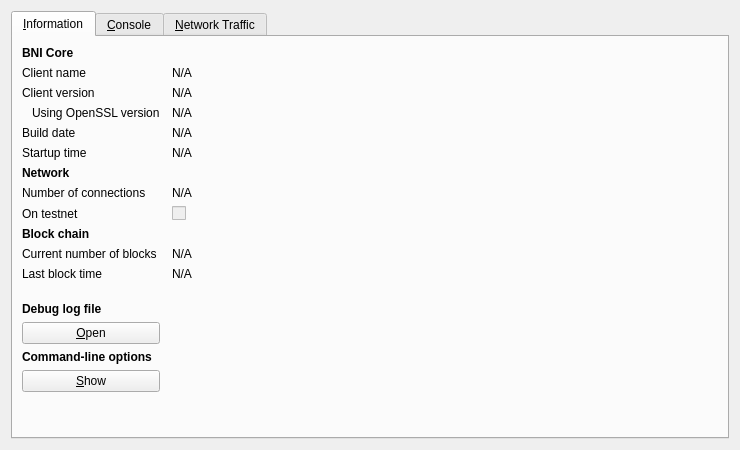
<?xml version="1.0" encoding="UTF-8"?>
<ui version="4.0">
 <class>RPCConsole</class>
 <widget class="QDialog" name="RPCConsole">
  <property name="geometry">
   <rect>
    <x>0</x>
    <y>0</y>
    <width>740</width>
    <height>450</height>
   </rect>
  </property>
  <property name="windowTitle">
   <string>BNI - Debug window</string>
  </property>
  <layout class="QVBoxLayout" name="verticalLayout_2">
   <item>
    <widget class="QTabWidget" name="tabWidget">
     <property name="currentIndex">
      <number>0</number>
     </property>
     <widget class="QWidget" name="tab_info">
      <attribute name="title">
       <string>&amp;Information</string>
      </attribute>
      <layout class="QGridLayout" name="gridLayout" columnstretch="0,1">
       <property name="horizontalSpacing">
        <number>12</number>
       </property>
       <item row="0" column="0">
        <widget class="QLabel" name="label_9">
         <property name="font">
          <font>
           <weight>75</weight>
           <bold>true</bold>
          </font>
         </property>
         <property name="text">
          <string>BNI Core</string>
         </property>
        </widget>
       </item>
       <item row="1" column="0">
        <widget class="QLabel" name="label_5">
         <property name="text">
          <string>Client name</string>
         </property>
        </widget>
       </item>
       <item row="1" column="1">
        <widget class="QLabel" name="clientName">
         <property name="cursor">
          <cursorShape>IBeamCursor</cursorShape>
         </property>
         <property name="text">
          <string>N/A</string>
         </property>
         <property name="textFormat">
          <enum>Qt::PlainText</enum>
         </property>
         <property name="textInteractionFlags">
          <set>Qt::LinksAccessibleByMouse|Qt::TextSelectableByKeyboard|Qt::TextSelectableByMouse</set>
         </property>
        </widget>
       </item>
       <item row="2" column="0">
        <widget class="QLabel" name="label_6">
         <property name="text">
          <string>Client version</string>
         </property>
        </widget>
       </item>
       <item row="2" column="1">
        <widget class="QLabel" name="clientVersion">
         <property name="cursor">
          <cursorShape>IBeamCursor</cursorShape>
         </property>
         <property name="text">
          <string>N/A</string>
         </property>
         <property name="textFormat">
          <enum>Qt::PlainText</enum>
         </property>
         <property name="textInteractionFlags">
          <set>Qt::LinksAccessibleByMouse|Qt::TextSelectableByKeyboard|Qt::TextSelectableByMouse</set>
         </property>
        </widget>
       </item>
       <item row="3" column="0">
        <widget class="QLabel" name="label_14">
         <property name="text">
          <string>Using OpenSSL version</string>
         </property>
         <property name="indent">
          <number>10</number>
         </property>
        </widget>
       </item>
       <item row="3" column="1">
        <widget class="QLabel" name="openSSLVersion">
         <property name="cursor">
          <cursorShape>IBeamCursor</cursorShape>
         </property>
         <property name="text">
          <string>N/A</string>
         </property>
         <property name="textFormat">
          <enum>Qt::PlainText</enum>
         </property>
         <property name="textInteractionFlags">
          <set>Qt::LinksAccessibleByMouse|Qt::TextSelectableByKeyboard|Qt::TextSelectableByMouse</set>
         </property>
        </widget>
       </item>
       <item row="4" column="0">
        <widget class="QLabel" name="label_12">
         <property name="text">
          <string>Build date</string>
         </property>
        </widget>
       </item>
       <item row="4" column="1">
        <widget class="QLabel" name="buildDate">
         <property name="cursor">
          <cursorShape>IBeamCursor</cursorShape>
         </property>
         <property name="text">
          <string>N/A</string>
         </property>
         <property name="textFormat">
          <enum>Qt::PlainText</enum>
         </property>
         <property name="textInteractionFlags">
          <set>Qt::LinksAccessibleByMouse|Qt::TextSelectableByKeyboard|Qt::TextSelectableByMouse</set>
         </property>
        </widget>
       </item>
       <item row="5" column="0">
        <widget class="QLabel" name="label_13">
         <property name="text">
          <string>Startup time</string>
         </property>
        </widget>
       </item>
       <item row="5" column="1">
        <widget class="QLabel" name="startupTime">
         <property name="cursor">
          <cursorShape>IBeamCursor</cursorShape>
         </property>
         <property name="text">
          <string>N/A</string>
         </property>
         <property name="textFormat">
          <enum>Qt::PlainText</enum>
         </property>
         <property name="textInteractionFlags">
          <set>Qt::LinksAccessibleByMouse|Qt::TextSelectableByKeyboard|Qt::TextSelectableByMouse</set>
         </property>
        </widget>
       </item>
       <item row="6" column="0">
        <widget class="QLabel" name="label_11">
         <property name="font">
          <font>
           <weight>75</weight>
           <bold>true</bold>
          </font>
         </property>
         <property name="text">
          <string>Network</string>
         </property>
        </widget>
       </item>
       <item row="7" column="0">
        <widget class="QLabel" name="label_7">
         <property name="text">
          <string>Number of connections</string>
         </property>
        </widget>
       </item>
       <item row="7" column="1">
        <widget class="QLabel" name="numberOfConnections">
         <property name="cursor">
          <cursorShape>IBeamCursor</cursorShape>
         </property>
         <property name="text">
          <string>N/A</string>
         </property>
         <property name="textFormat">
          <enum>Qt::PlainText</enum>
         </property>
         <property name="textInteractionFlags">
          <set>Qt::LinksAccessibleByMouse|Qt::TextSelectableByKeyboard|Qt::TextSelectableByMouse</set>
         </property>
        </widget>
       </item>
       <item row="8" column="0">
        <widget class="QLabel" name="label_8">
         <property name="text">
          <string>On testnet</string>
         </property>
        </widget>
       </item>
       <item row="8" column="1">
        <widget class="QCheckBox" name="isTestNet">
         <property name="enabled">
          <bool>false</bool>
         </property>
         <property name="text">
          <string/>
         </property>
        </widget>
       </item>
       <item row="9" column="0">
        <widget class="QLabel" name="label_10">
         <property name="font">
          <font>
           <weight>75</weight>
           <bold>true</bold>
          </font>
         </property>
         <property name="text">
          <string>Block chain</string>
         </property>
        </widget>
       </item>
       <item row="10" column="0">
        <widget class="QLabel" name="label_3">
         <property name="text">
          <string>Current number of blocks</string>
         </property>
        </widget>
       </item>
       <item row="10" column="1">
        <widget class="QLabel" name="numberOfBlocks">
         <property name="cursor">
          <cursorShape>IBeamCursor</cursorShape>
         </property>
         <property name="text">
          <string>N/A</string>
         </property>
         <property name="textFormat">
          <enum>Qt::PlainText</enum>
         </property>
         <property name="textInteractionFlags">
          <set>Qt::LinksAccessibleByMouse|Qt::TextSelectableByKeyboard|Qt::TextSelectableByMouse</set>
         </property>
        </widget>
       </item>
       <item row="11" column="0">
        <widget class="QLabel" name="label_2">
         <property name="text">
          <string>Last block time</string>
         </property>
        </widget>
       </item>
       <item row="11" column="1">
        <widget class="QLabel" name="lastBlockTime">
         <property name="cursor">
          <cursorShape>IBeamCursor</cursorShape>
         </property>
         <property name="text">
          <string>N/A</string>
         </property>
         <property name="textFormat">
          <enum>Qt::PlainText</enum>
         </property>
         <property name="textInteractionFlags">
          <set>Qt::LinksAccessibleByMouse|Qt::TextSelectableByKeyboard|Qt::TextSelectableByMouse</set>
         </property>
        </widget>
       </item>
       <item row="12" column="0">
        <spacer name="verticalSpacer_2">
         <property name="orientation">
          <enum>Qt::Vertical</enum>
         </property>
         <property name="sizeHint" stdset="0">
          <size>
           <width>20</width>
           <height>20</height>
          </size>
         </property>
        </spacer>
       </item>
       <item row="13" column="0">
        <widget class="QLabel" name="labelDebugLogfile">
         <property name="font">
          <font>
           <weight>75</weight>
           <bold>true</bold>
          </font>
         </property>
         <property name="text">
          <string>Debug log file</string>
         </property>
        </widget>
       </item>
       <item row="14" column="0">
        <widget class="QPushButton" name="openDebugLogfileButton">
         <property name="toolTip">
          <string>Open the BNI debug log file from the current data directory. This can take a few seconds for large log files.</string>
         </property>
         <property name="text">
          <string>&amp;Open</string>
         </property>
         <property name="autoDefault">
          <bool>false</bool>
         </property>
        </widget>
       </item>
       <item row="15" column="0">
        <widget class="QLabel" name="labelCLOptions">
         <property name="font">
          <font>
           <weight>75</weight>
           <bold>true</bold>
          </font>
         </property>
         <property name="text">
          <string>Command-line options</string>
         </property>
        </widget>
       </item>
       <item row="16" column="0">
        <widget class="QPushButton" name="showCLOptionsButton">
         <property name="toolTip">
          <string>Show the BNI-Qt help message to get a list with possible BNI command-line options.</string>
         </property>
         <property name="text">
          <string>&amp;Show</string>
         </property>
         <property name="autoDefault">
          <bool>false</bool>
         </property>
        </widget>
       </item>
       <item row="17" column="0">
        <spacer name="verticalSpacer">
         <property name="orientation">
          <enum>Qt::Vertical</enum>
         </property>
         <property name="sizeHint" stdset="0">
          <size>
           <width>20</width>
           <height>40</height>
          </size>
         </property>
        </spacer>
       </item>
      </layout>
     </widget>
     <widget class="QWidget" name="tab_console">
      <attribute name="title">
       <string>&amp;Console</string>
      </attribute>
      <layout class="QVBoxLayout" name="verticalLayout_3">
       <property name="spacing">
        <number>3</number>
       </property>
       <item>
        <widget class="QTextEdit" name="messagesWidget">
         <property name="minimumSize">
          <size>
           <width>0</width>
           <height>100</height>
          </size>
         </property>
         <property name="readOnly">
          <bool>true</bool>
         </property>
         <property name="tabKeyNavigation" stdset="0">
          <bool>false</bool>
         </property>
         <property name="columnCount" stdset="0">
          <number>2</number>
         </property>
        </widget>
       </item>
       <item>
        <layout class="QHBoxLayout" name="horizontalLayout">
         <property name="spacing">
          <number>3</number>
         </property>
         <item>
          <widget class="QLabel" name="label">
           <property name="text">
            <string notr="true">&gt;</string>
           </property>
          </widget>
         </item>
         <item>
          <widget class="QLineEdit" name="lineEdit"/>
         </item>
         <item>
          <widget class="QPushButton" name="clearButton">
           <property name="maximumSize">
            <size>
             <width>24</width>
             <height>24</height>
            </size>
           </property>
           <property name="toolTip">
            <string>Clear console</string>
           </property>
           <property name="text">
            <string/>
           </property>
           <property name="icon">
            <iconset resource="../bitcoin.qrc">
             <normaloff>:/icons/remove</normaloff>:/icons/remove</iconset>
           </property>
           <property name="shortcut">
            <string notr="true">Ctrl+L</string>
           </property>
           <property name="autoDefault">
            <bool>false</bool>
           </property>
          </widget>
         </item>
        </layout>
       </item>
      </layout>
     </widget>
     <widget class="QWidget" name="tab">
      <attribute name="title">
       <string>&amp;Network Traffic</string>
      </attribute>
      <layout class="QHBoxLayout" name="horizontalLayout_3">
       <item>
        <layout class="QVBoxLayout" name="verticalLayout_4">
         <item>
          <widget class="TrafficGraphWidget" name="trafficGraph" native="true">
           <property name="sizePolicy">
            <sizepolicy hsizetype="Expanding" vsizetype="Expanding">
             <horstretch>0</horstretch>
             <verstretch>0</verstretch>
            </sizepolicy>
           </property>
          </widget>
         </item>
         <item>
          <layout class="QHBoxLayout" name="horizontalLayout_2">
           <item>
            <widget class="QSlider" name="sldGraphRange">
             <property name="minimum">
              <number>1</number>
             </property>
             <property name="maximum">
              <number>288</number>
             </property>
             <property name="pageStep">
              <number>12</number>
             </property>
             <property name="value">
              <number>6</number>
             </property>
             <property name="orientation">
              <enum>Qt::Horizontal</enum>
             </property>
            </widget>
           </item>
           <item>
            <widget class="QLabel" name="lblGraphRange">
             <property name="minimumSize">
              <size>
               <width>100</width>
               <height>0</height>
              </size>
             </property>
             <property name="alignment">
              <set>Qt::AlignCenter</set>
             </property>
            </widget>
           </item>
           <item>
            <widget class="QPushButton" name="btnClearTrafficGraph">
             <property name="text">
              <string>&amp;Clear</string>
             </property>
            </widget>
           </item>
          </layout>
         </item>
        </layout>
       </item>
       <item>
        <layout class="QVBoxLayout" name="verticalLayout">
         <item>
          <widget class="QGroupBox" name="groupBox">
           <property name="title">
            <string>Totals</string>
           </property>
           <layout class="QVBoxLayout" name="verticalLayout_5">
            <item>
             <layout class="QHBoxLayout" name="horizontalLayout_4">
              <item>
               <widget class="Line" name="line">
                <property name="sizePolicy">
                 <sizepolicy hsizetype="Fixed" vsizetype="Fixed">
                  <horstretch>0</horstretch>
                  <verstretch>0</verstretch>
                 </sizepolicy>
                </property>
                <property name="minimumSize">
                 <size>
                  <width>10</width>
                  <height>0</height>
                 </size>
                </property>
                <property name="palette">
                 <palette>
                  <active>
                   <colorrole role="Light">
                    <brush brushstyle="SolidPattern">
                     <color alpha="255">
                      <red>0</red>
                      <green>255</green>
                      <blue>0</blue>
                     </color>
                    </brush>
                   </colorrole>
                  </active>
                  <inactive>
                   <colorrole role="Light">
                    <brush brushstyle="SolidPattern">
                     <color alpha="255">
                      <red>0</red>
                      <green>255</green>
                      <blue>0</blue>
                     </color>
                    </brush>
                   </colorrole>
                  </inactive>
                  <disabled>
                   <colorrole role="Light">
                    <brush brushstyle="SolidPattern">
                     <color alpha="255">
                      <red>0</red>
                      <green>255</green>
                      <blue>0</blue>
                     </color>
                    </brush>
                   </colorrole>
                  </disabled>
                 </palette>
                </property>
                <property name="orientation">
                 <enum>Qt::Horizontal</enum>
                </property>
               </widget>
              </item>
              <item>
               <widget class="QLabel" name="label_16">
                <property name="text">
                 <string>In:</string>
                </property>
               </widget>
              </item>
              <item>
               <widget class="QLabel" name="lblBytesIn">
                <property name="minimumSize">
                 <size>
                  <width>50</width>
                  <height>0</height>
                 </size>
                </property>
                <property name="alignment">
                 <set>Qt::AlignRight|Qt::AlignTrailing|Qt::AlignVCenter</set>
                </property>
               </widget>
              </item>
             </layout>
            </item>
            <item>
             <layout class="QHBoxLayout" name="horizontalLayout_5">
              <item>
               <widget class="Line" name="line_2">
                <property name="sizePolicy">
                 <sizepolicy hsizetype="Fixed" vsizetype="Fixed">
                  <horstretch>0</horstretch>
                  <verstretch>0</verstretch>
                 </sizepolicy>
                </property>
                <property name="minimumSize">
                 <size>
                  <width>10</width>
                  <height>0</height>
                 </size>
                </property>
                <property name="palette">
                 <palette>
                  <active>
                   <colorrole role="Light">
                    <brush brushstyle="SolidPattern">
                     <color alpha="255">
                      <red>255</red>
                      <green>0</green>
                      <blue>0</blue>
                     </color>
                    </brush>
                   </colorrole>
                  </active>
                  <inactive>
                   <colorrole role="Light">
                    <brush brushstyle="SolidPattern">
                     <color alpha="255">
                      <red>255</red>
                      <green>0</green>
                      <blue>0</blue>
                     </color>
                    </brush>
                   </colorrole>
                  </inactive>
                  <disabled>
                   <colorrole role="Light">
                    <brush brushstyle="SolidPattern">
                     <color alpha="255">
                      <red>255</red>
                      <green>0</green>
                      <blue>0</blue>
                     </color>
                    </brush>
                   </colorrole>
                  </disabled>
                 </palette>
                </property>
                <property name="orientation">
                 <enum>Qt::Horizontal</enum>
                </property>
               </widget>
              </item>
              <item>
               <widget class="QLabel" name="label_17">
                <property name="text">
                 <string>Out:</string>
                </property>
               </widget>
              </item>
              <item>
               <widget class="QLabel" name="lblBytesOut">
                <property name="minimumSize">
                 <size>
                  <width>50</width>
                  <height>0</height>
                 </size>
                </property>
                <property name="alignment">
                 <set>Qt::AlignRight|Qt::AlignTrailing|Qt::AlignVCenter</set>
                </property>
               </widget>
              </item>
             </layout>
            </item>
            <item>
             <spacer name="verticalSpacer_4">
              <property name="orientation">
               <enum>Qt::Vertical</enum>
              </property>
              <property name="sizeHint" stdset="0">
               <size>
                <width>20</width>
                <height>407</height>
               </size>
              </property>
             </spacer>
            </item>
           </layout>
          </widget>
         </item>
        </layout>
       </item>
      </layout>
     </widget>
    </widget>
   </item>
  </layout>
 </widget>
 <customwidgets>
  <customwidget>
   <class>TrafficGraphWidget</class>
   <extends>QWidget</extends>
   <header>trafficgraphwidget.h</header>
   <container>1</container>
   <slots>
    <slot>clear()</slot>
   </slots>
  </customwidget>
 </customwidgets>
 <resources>
  <include location="../bitcoin.qrc"/>
 </resources>
 <connections/>
</ui>
